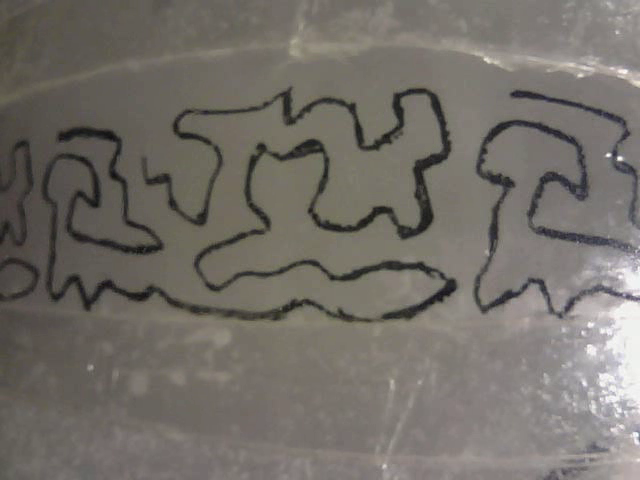
#> input picture frame 30 of experiments/contraction_prediction/skin_test/video_20260227_152058.mp4, 640 x 480 px, given in place of the camera
$ python auto_capture_calib.py --cam 0
#> lines starting #> are read from the running program, lines starting #| are printed output that depends on the picture; after the words box and inside, x2 and y2 are one past the last pixel; in counts of white or black regions, pixels touching at a corner belong together
"""
auto_capture_calib.py

Live auto-capture calibration collector.
Move the board around — images are saved automatically when
the detector finds a good, stable, novel pose.

Status colours:
    RED    — board not detected or too far away
    ORANGE — detected but needs more tilt, or hold still
    GREEN  — good pose, captured / ready to capture

Controls:
    Q  — quit

Usage:
    python auto_capture_calib.py --cam 0
    python auto_capture_calib.py --cam 1
"""

import argparse
import json
import time
from collections import deque
from pathlib import Path

import cv2
import numpy as np

# ── Tuning ────────────────────────────────────────────────────────────────────
SAVE_DIR             = Path("calib_images")
CONFIG_FILE          = Path("charuco_config.json")
IMAGE_SIZE           = (640, 480)

MIN_CORNER_AREA      = 400    # px²  — board too far if below this
MAX_COND_NUMBER      = 8_000  # homography cond — rejects perfectly flat poses
STABILITY_FRAMES     = 10     # frames board must stay still before capture
STABILITY_THRESH_PX  = 2.5   # max mean corner drift (px) to count as "still"
MIN_NOVEL_DIST_PX    = 35.0  # min mean corner distance from any prior capture
MIN_CAPTURE_INTERVAL = 2.0   # seconds between captures (give time to move)
TARGET_IMAGES        = 60    # progress target shown in UI
# ─────────────────────────────────────────────────────────────────────────────


def load_config():
    with open(CONFIG_FILE) as f:
#> (reads charuco_config.json from the repository)
        return json.load(f)


def make_objp(cfg):
    inner_cols = cfg["cols"] - 1   # 6
    inner_rows = cfg["rows"] - 1   # 4
    sq  = cfg["square_mm"]
    objp = np.zeros((inner_cols * inner_rows, 1, 3), dtype=np.float32)
    objp[:, 0, :2] = np.mgrid[0:inner_cols, 0:inner_rows].T.reshape(-1, 2) * sq
    return objp, (inner_cols, inner_rows)


def detect_corners(gray, pattern_size):
    ret, corners = cv2.findChessboardCornersSB(
        gray, pattern_size,
        cv2.CALIB_CB_NORMALIZE_IMAGE | cv2.CALIB_CB_EXHAUSTIVE
    )
    if not ret:
        ret, corners = cv2.findChessboardCorners(
            gray, pattern_size,
            cv2.CALIB_CB_ADAPTIVE_THRESH | cv2.CALIB_CB_NORMALIZE_IMAGE
        )
        if ret:
            crit = (cv2.TERM_CRITERIA_EPS | cv2.TERM_CRITERIA_MAX_ITER, 30, 0.001)
            corners = cv2.cornerSubPix(gray, corners, (11, 11), (-1, -1), crit)
    if not ret or corners is None:
        return None
    return corners.reshape(-1, 1, 2).astype(np.float32)


def quality_check(corners, objp):
    """
    Returns (ok: bool, message: str).
    Checks board is large enough in the frame.
    """
    pts  = corners[:, 0, :]
    hull = cv2.convexHull(pts)
    area = float(cv2.contourArea(hull))
    if area < MIN_CORNER_AREA:
        return False, f"Too far away — move closer  ({area:.0f} px2)"
    return True, "Good"


def mean_dist(c1, c2):
    return float(np.mean(np.linalg.norm(
        c1.reshape(-1, 2) - c2.reshape(-1, 2), axis=1
    )))


def put_text(img, text, pos, color=(255, 255, 255), scale=0.60, thickness=2):
    cv2.putText(img, text, pos, cv2.FONT_HERSHEY_SIMPLEX,
                scale, (0, 0, 0), thickness + 2)
    cv2.putText(img, text, pos, cv2.FONT_HERSHEY_SIMPLEX,
                scale, color, thickness)


def find_camera(w, h, max_idx=10):
    for i in range(max_idx):
        cap = cv2.VideoCapture(i)
        if not cap.isOpened():
            continue
        cw = int(cap.get(cv2.CAP_PROP_FRAME_WIDTH))
        ch = int(cap.get(cv2.CAP_PROP_FRAME_HEIGHT))
        if cw == w and ch == h:
            print(f"  Found {w}x{h} camera at index {i}")
            return cap
        cap.release()
        time.sleep(0.05)
    return None


def main():
    parser = argparse.ArgumentParser()
    parser.add_argument("--cam", type=int, choices=[0, 1], required=True,
                        help="Camera slot to capture for (0 or 1)")
    args = parser.parse_args()

    cfg  = load_config()
    objp, pattern_size = make_objp(cfg)

    save_dir = SAVE_DIR / f"cam{args.cam}"
    save_dir.mkdir(parents=True, exist_ok=True)

    existing    = sorted(save_dir.glob("frame_*.jpg"))
    frame_count = len(existing)
    if frame_count:
        print(f"  {frame_count} existing images found — continuing numbering.")

    print(f"Scanning for {IMAGE_SIZE[0]}x{IMAGE_SIZE[1]} camera...")
    cap = find_camera(*IMAGE_SIZE)
    if cap is None:
        print("ERROR: camera not found. Check connection.")
        return

    print(f"\nAuto-capture — CAM {args.cam}")
    print("Move the board around. Images save automatically.")
    print("Q to quit.\n")

    history          = deque(maxlen=STABILITY_FRAMES)
    captured_corners = []   # corners from images taken this session (novelty check)
    last_capture_t   = 0.0
    flash_frames     = 0
    window_title     = f"Auto-Capture — CAM {args.cam}"

    while True:
        ret, frame = cap.read()
#> frame is the input picture: shape (480, 640, 3); mean B, G, R 104.5, 110.7, 115.4
        if not ret:
            continue

        gray    = cv2.cvtColor(frame, cv2.COLOR_BGR2GRAY)
        display = frame.copy()
        corners = detect_corners(gray, pattern_size)
#> in detect_corners, `ret, corners = cv2.findChessboardCornersSB( gray, pattern_size, cv2.CA..`: ret = False
#> in detect_corners, `ret, corners = cv2.findChessboardCorners( gray, pattern_size, cv2.CALI..`: corners = None

        # ── State machine ─────────────────────────────────────────────────────
        if corners is None:
            status       = "Searching for board..."
            status_color = (60, 60, 255)   # red
            history.clear()

        else:
            ok, msg = quality_check(corners, objp)

            if not ok:
                status       = msg
                status_color = (60, 60, 255)   # red
                history.clear()
                cv2.drawChessboardCorners(display, pattern_size, corners, True)

            else:
                history.append(corners.copy())

                # Stability
                if len(history) < STABILITY_FRAMES:
                    pct    = int(100 * len(history) / STABILITY_FRAMES)
                    status = f"Hold still...  {pct}%"
                    status_color = (0, 165, 255)   # orange
                    cv2.drawChessboardCorners(display, pattern_size, corners, True)

                else:
                    ref    = history[-1]
                    stable = all(mean_dist(ref, h) < STABILITY_THRESH_PX for h in history)

                    if not stable:
                        status       = "Hold still..."
                        status_color = (0, 165, 255)
                        cv2.drawChessboardCorners(display, pattern_size, corners, True)

                    else:
                        novel    = (not captured_corners or
                                    all(mean_dist(corners, c) > MIN_NOVEL_DIST_PX
                                        for c in captured_corners))
                        time_ok  = (time.time() - last_capture_t) > MIN_CAPTURE_INTERVAL

                        if not novel:
                            status       = "Move to a new position"
                            status_color = (0, 165, 255)
                            cv2.drawChessboardCorners(display, pattern_size, corners, True)

                        elif not time_ok:
                            status       = "Ready — move board soon"
                            status_color = (0, 220, 0)
                            cv2.drawChessboardCorners(display, pattern_size, corners, True)

                        else:
                            # ── AUTO CAPTURE ──────────────────────────────────
                            frame_count += 1
                            fname = f"frame_{frame_count:03d}.jpg"
                            cv2.imwrite(str(save_dir / fname), frame)
                            captured_corners.append(corners.copy())
                            last_capture_t = time.time()
                            flash_frames   = 12
                            history.clear()
                            print(f"  Saved {fname}  ({frame_count} total)")
                            status       = "CAPTURED!  Move to new position"
                            status_color = (0, 220, 0)
                            cv2.drawChessboardCorners(display, pattern_size, corners, True)

        # ── Green flash ───────────────────────────────────────────────────────
        if flash_frames > 0:
            green  = np.full_like(display, (0, 220, 0))
            alpha  = 0.45 * (flash_frames / 12)
            display = cv2.addWeighted(display, 1 - alpha, green, alpha, 0)
            flash_frames -= 1

        # ── HUD ───────────────────────────────────────────────────────────────
        bar_w  = int(IMAGE_SIZE[0] * min(frame_count, TARGET_IMAGES) / TARGET_IMAGES)
        cv2.rectangle(display, (0, 0), (bar_w, 6), (0, 200, 80), -1)
#> display: shape (480, 640, 3); under 0.01% of pixels changed, all inside (x1, y1, x2, y2) = (0, 0, 1, 7)

        put_text(display, f"CAM {args.cam}  |  {frame_count}/{TARGET_IMAGES} images",
                 (10, 25), color=(255, 255, 255))
        put_text(display, status, (10, IMAGE_SIZE[1] - 12), color=status_color)
#> call 2 of put_text, with text = 'Searching for board...', pos = (10, 468), color = (60, 60, 255), scale = 0.6, thickness = 2
#> in put_text (call 2), `cv2.putText(img, text, pos, cv2.FONT_HERSHEY_SIMPLEX, scale, color, th..`:
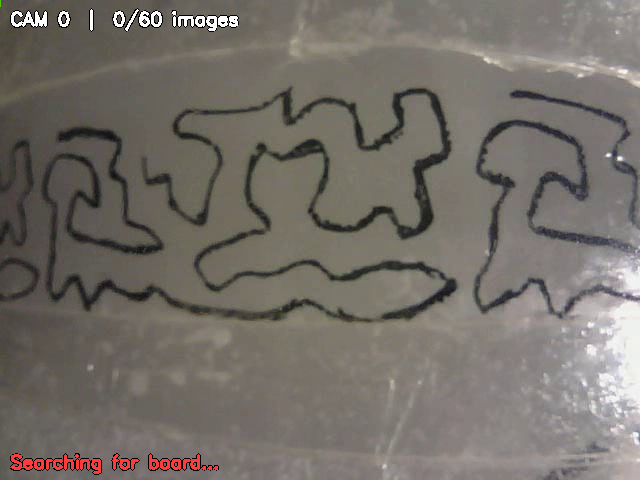
#> img: shape (480, 640, 3); mean B, G, R 104.6, 110.8, 116.2

        cv2.imshow(window_title, display)
        if cv2.waitKey(1) & 0xFF == ord("q"):
#> (key q is pressed here)
            break

    cap.release()
    cv2.destroyAllWindows()
    print(f"\nDone. {frame_count} images in {save_dir}/")


if __name__ == "__main__":
    main()
